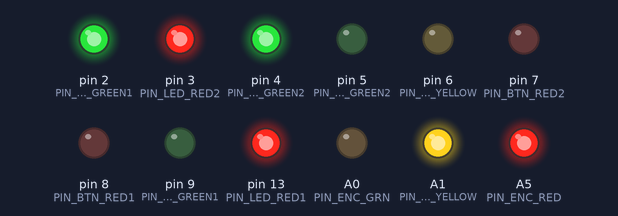
A sketch run on a simulated Arduino Nano, built with avr-gcc and run on an emulated ATmega328P. On the bench: output pins drawn as LEDs (lit = HIGH).

Above: at 0.1 s.
Timing chart, 0 to 1.6 s (numbered marks = the images above):
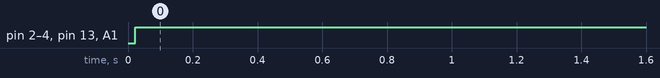

The sketch:

FXArcade.ino
```cpp
#include "FXArcade.h"
#include <Timer.h>

static FXArcade fxArcade;

void setup()
{
	Serial.begin(115200);
	fxArcade.init();
}

void loop()
{
	fxArcade.update();
}
```

ArcadeButtons.cpp
```cpp
#include "ArcadeButtons.h"
#include "FXArcade.h"

PinButton *buttons[ARCADE_BUTTONS]
{
	&red1Btn, &red2Btn, &grn1Btn, &grn2Btn, &ylwBtn, &encBtn
};

ArcadeButtons::ArcadeButtons (FXArcade &_owner) : owner(_owner)
{
}

void ArcadeButtons::update()
{
	for (int i=0; i<ARCADE_BUTTONS; i++)
	{
		buttons[i]->update();

		if (buttons[i]->isClick())
			owner.buttonClicked(i);

		if (buttons[i]->isSingleClick())
			owner.buttonSingleClicked(i);

		if (buttons[i]->isDoubleClick())
			owner.buttonDoubleClicked(i);
	}
}
```

ArcadeButtons.h
```cpp
#ifndef ARCADE_BUTTONS_H
#define ARCADE_BUTTONS_H

#include "constants.h"

class FXArcade;

class ArcadeButtons
{
	public:
		ArcadeButtons (FXArcade &_owner);
		void update();
		void init() {}

	private:
		FXArcade &owner;
};

#endif
```

ArcadeLights.cpp
```cpp
#include "ArcadeLights.h"
#include "FXArcade.h"


ArcadeLight *lights[ARCADE_LIGHTS]
{
	&red1Led, &red2Led, &grn1Led, &grn2Led, &ylwLed, &encRed, &encGrn
};

ArcadeLights::ArcadeLights(FXArcade &_owner)
	: owner(_owner)
{
}

void ArcadeLights::init()
{
	owner.addButtonListener(this);
}

void ArcadeLights::buttonClicked(const int buttonNum)
{
	DBG("ArcadeLights::buttonClicked %d\n", buttonNum);
	if (lights[buttonNum] != nullptr)
	{
		lights[buttonNum]->toggle();
	}
}

void ArcadeLights::buttonSingleClicked(const int buttonNum)
{
	DBG("ArcadeLights::buttonSingleClicked %d\n", buttonNum);
}

void ArcadeLights::buttonDoubleClicked(const int buttonNum)
{
	DBG("ArcadeLights::buttonDoubleClicked %d\n", buttonNum);
}
```

ArcadeLights.h
```cpp
#ifndef ARCADE_LIGHTS_H
#define ARCADE_LIGHTS_H

#include "constants.h"

class FXArcade;

class ArcadeLight
{
	public:
		ArcadeLight(int _pin, bool _state, bool _invertedLogic=false)
			: 	pin(_pin),
				state(_state),
				invertedLogic(_invertedLogic),
				blinkInterval(150)
		{
			pinMode(pin, OUTPUT);
			setState(state);
		}

		void setState(const bool _state=true)
		{
			digitalWrite(pin, invertedLogic ? !_state : _state);
			state = _state;
		}

		void toggle()
		{
			setState(!state);
		}

		void blink(const int _blinkInterval);

	private:
		int pin;
		bool state;
		bool invertedLogic;
		int blinkInterval;
};

static ArcadeLight red1Led(PIN_LED_RED1, false);
static ArcadeLight red2Led(PIN_LED_RED2, false);
static ArcadeLight grn1Led(PIN_LED_GREEN1, false);
static ArcadeLight grn2Led(PIN_LED_GREEN2, false);
static ArcadeLight ylwLed(PIN_LED_YELLOW, false);
static ArcadeLight encRed(PIN_ENC_RED, false, true);
static ArcadeLight encGrn(PIN_ENC_GRN, true, true);

class ArcadeLights : public ButtonListener
{
	public:
		ArcadeLights(FXArcade &_owner);
		void buttonClicked(const int buttonNum);
		void buttonSingleClicked(const int buttonNum);
		void buttonDoubleClicked(const int buttonNum);
		void init();
	private:
		FXArcade &owner;
};

#endif
```

FXArcade.cpp
```cpp
#include "FXArcade.h"

FXArcade::FXArcade()
	: 	arcadeButtons(*this),
		arcadeLights(*this),
		buttonListeners{nullptr}
{
	pinMode(PIN_POT_IN, INPUT);
	pinMode(PIN_SYNC_IN, INPUT);
}

void FXArcade::init()
{
	DBG("init\n");
	arcadeButtons.init();
	arcadeLights.init();
}

void FXArcade::update()
{
	arcadeButtons.update();
}

void FXArcade::buttonSingleClicked(const int buttonNum)
{
	DBG("FXArcade::buttonSingleClicked: %d\n", buttonNum);
	for (int i=0; i<_LISTENERS; i++)
	{
		if (buttonListeners[i] != nullptr)
			buttonListeners[i]->buttonSingleClicked(buttonNum);
	}
}

void FXArcade::buttonClicked(const int buttonNum)
{
	DBG("FXArcade::buttonClicked: %d\n", buttonNum);
	for (int i=0; i<_LISTENERS; i++)
	{
		if (buttonListeners[i] != nullptr)
			buttonListeners[i]->buttonClicked(buttonNum);
	}
}

void FXArcade::buttonDoubleClicked(const int buttonNum)
{
	DBG("FXArcade::buttonDoubleClicked: %d\n", buttonNum);
	for (int i=0; i<_LISTENERS; i++)
	{
		if (buttonListeners[i] != nullptr)
			buttonListeners[i]->buttonDoubleClicked(buttonNum);
	}
}

void FXArcade::addButtonListener(ButtonListener *listenerToAdd)
{
	for (int i=0; i<_LISTENERS; i++)
	{
		if (buttonListeners[i] == nullptr)
		{
			DBG("FXArcade::addButtonListener: added at position %d\n", i);
			buttonListeners[i] = listenerToAdd;
			return;
		}
	}
}

void FXArcade::removeButtonListener(ButtonListener *listenerToRemove)
{
	for (int i=0; i<_LISTENERS; i++)
	{
		if (buttonListeners[i] == listenerToRemove)
		{
			buttonListeners[i] = nullptr;
			return;
		}
	}
}
```

FXArcade.h
```cpp
#ifndef FX_ARCADE_H
#define FX_ARCADE_H

#include "constants.h"
#include "ArcadeButtons.h"
#include "ArcadeLights.h"

class FXArcade
{
	public:
		FXArcade();
		void update();
		void init();
		void buttonSingleClicked(const int buttonNum);
		void buttonDoubleClicked(const int buttonNum);
		void buttonClicked(const int buttonNum);
		void addButtonListener(ButtonListener *listenerToAdd);
		void removeButtonListener(ButtonListener *listenerToRemove);
	private:
		ArcadeButtons arcadeButtons;
		ArcadeLights arcadeLights;
		ButtonListener *buttonListeners[_LISTENERS];
};
#endif
```

MuxControl.cpp
```cpp
#include "MuxControl.h"
#include "FXArcade.h"

MuxControl::MuxControl(FXArcade &_owner)
	: owner(_owner)
{
	pinMode(PIN_ADDR_A0, OUTPUT);
	pinMode(PIN_ADDR_A1, OUTPUT);
	pinMode(PIN_ENABLE, OUTPUT);
	digitalWrite(PIN_ENABLE, LOW);

}
void MuxControl::setPath(byte ch)
{
	switch (ch)
	{
		case 0:
			digitalWrite(PIN_ADDR_A0, LOW);
			digitalWrite(PIN_ADDR_A1, LOW);
			break;

		case 1:
			digitalWrite(PIN_ADDR_A0, HIGH);
			digitalWrite(PIN_ADDR_A1, LOW);
			break;

		case 2:
			digitalWrite(PIN_ADDR_A0, LOW);
			digitalWrite(PIN_ADDR_A1, HIGH);
			break;

		case 3:
			digitalWrite(PIN_ADDR_A0, HIGH);
			digitalWrite(PIN_ADDR_A1, HIGH);
			break;

		default:
			break;
	}
}
```

MuxControl.h
```cpp
#ifndef MUX_CONTROL_H
#define MUX_CONTROL_H

#include "constants.h"
class FXArcade;

class MuxControl
{
	public:
		MuxControl(FXArcade &_owner);

	private:
		void setPath(byte path);
		FXArcade &owner;

};

#endif
```

constants.h
```cpp
#ifndef __contants_h__
#define __contants_h__

#include "Arduino.h"
#include <stdarg.h>
#include <stdio.h>
#include <PinButton.h>

// MIDI
#define MIDI_CLOCKS_PER_SECOND	24
// PINS
#define PIN_BTN_RED1	8
#define PIN_BTN_RED2	7
#define PIN_BTN_GREEN1	9
#define PIN_BTN_GREEN2	5
#define PIN_BTN_YELLOW	6

#define PIN_LED_RED1	13
#define PIN_LED_RED2	3
#define PIN_LED_GREEN1	2
#define PIN_LED_GREEN2	4
#define PIN_LED_YELLOW	A1

#define PIN_ADDR_A1 	12
#define PIN_ADDR_A0 	11
#define PIN_ENABLE 		10

#define PIN_ENC_RED		A5
#define PIN_ENC_GRN		A0
#define PIN_SYNC_IN		A6
#define PIN_BTN_ENC		A7
#define PIN_POT_IN		A2
#define PIN_MIDI_IN		A3

// LEDS
#define ARCADE_LIGHTS	8
// BUTTONS
#define ARCADE_BUTTONS	6
static PinButton red1Btn(PIN_BTN_RED1, true, false);
static PinButton red2Btn(PIN_BTN_RED2, true, false);
static PinButton grn1Btn(PIN_BTN_GREEN1, true, false);
static PinButton grn2Btn(PIN_BTN_GREEN2, true, false);
static PinButton ylwBtn(PIN_BTN_YELLOW, true, false);
static PinButton encBtn(PIN_BTN_ENC, false, true);
#define ALLBUTTONS(call) for (int i=0; i<ARCADE_BUTTONS; i++) { buttons[i]->call(); }

// DEBUG
void _SerialPrintf(const char *fmt, ...);
#define SerialPrintf(fmt, ...) 	_SerialPrintf(PSTR(fmt), ##__VA_ARGS__)
#if DEBUG
#define DBG(fmt, ...) 			_SerialPrintf(PSTR(fmt), ##__VA_ARGS__)
#else
#define DBG(fmt, ...) do {} while (0)
#endif

// CONSTANTS
enum SwitchingState
{
	NoSwitching,
	FastFree,
	FastSynced,
	FastTuned,
	FastRandom
};

enum ArcadeButtonPressed
{
	Red1,
	Red2,
	Green1,
	Green2,
	Yellow,
	None
};

enum SyncState
{
	Free,
	AnalogSyncMode,
	MIDISyncMode
};

// Listeners, we define the numbers of possible listeners to 8
// we can't do dynamic allocations (we shouldnt?) so this is safer
#define _LISTENERS 8
class ButtonListener
{
	public:
		virtual void buttonSingleClicked(const int buttonNum) = 0;
		virtual void buttonClicked(const int buttonNum) = 0;
		virtual void buttonDoubleClicked(const int buttonNum) {}
		virtual void buttonReleased(const int buttonNum) {}
		virtual void buttonLongPressed(const int buttonNum) {}
};
#endif
```

utils.cpp
```cpp
/*
* Define a REAL printf since Arduino doesn't have one
*
* SerialPrintf() will automatically put the format string in AVR program space
*
* You can simple change/rename "SerialPrintf" in the macro below to be "printf" if you like.
* instead of the using the additional macro for printf.
* Using the printf() macro below allows easily changing were printf is directed in the case
* you have multiple places. Either way works.
*/
#include "constants.h"

extern "C"
{
	int serialputc(char c, FILE *fp)
 	{
    	if(c == '\n')
       		Serial.write('\r');
   		Serial.write(c);

   		return (1);
 	}
}


void _SerialPrintf(const char *fmt, ...)
{
	FILE stdiostr;
	va_list ap;

 	fdev_setup_stream(&stdiostr, serialputc, NULL, _FDEV_SETUP_WRITE);
 	va_start(ap, fmt);
 	vfprintf_P(&stdiostr, fmt, ap);
 	va_end(ap);
}
```

Measured:
- by itself, pin 2 (PIN_LED_GREEN1), pin 3 (PIN_LED_RED2), pin 4 (PIN_LED_GREEN2), pin 13 (PIN_LED_RED1), A1 (PIN_LED_YELLOW): LOW → HIGH at 0.02 s
